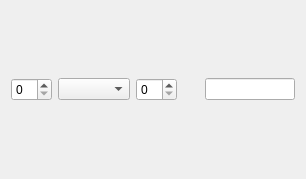
<?xml version="1.0" encoding="UTF-8"?>
<ui version="4.0">
 <class>CalculatorWidget</class>
 <widget class="QWidget" name="CalculatorWidget">
  <property name="geometry">
   <rect>
    <x>0</x>
    <y>0</y>
    <width>306</width>
    <height>179</height>
   </rect>
  </property>
  <property name="windowTitle">
   <string>Calculator</string>
  </property>
  <widget class="QWidget" name="horizontalWidget" native="true">
   <property name="geometry">
    <rect>
     <x>0</x>
     <y>0</y>
     <width>306</width>
     <height>179</height>
    </rect>
   </property>
   <property name="sizePolicy">
    <sizepolicy hsizetype="Preferred" vsizetype="Preferred">
     <horstretch>0</horstretch>
     <verstretch>0</verstretch>
    </sizepolicy>
   </property>
   <property name="maximumSize">
    <size>
     <width>308</width>
     <height>181</height>
    </size>
   </property>
   <layout class="QHBoxLayout" name="horizontalLayout">
    <item>
     <widget class="QSpinBox" name="spinBox"/>
    </item>
    <item>
     <widget class="QComboBox" name="comboBox"/>
    </item>
    <item>
     <widget class="QSpinBox" name="spinBox_2">
      <property name="sizePolicy">
       <sizepolicy hsizetype="Preferred" vsizetype="Preferred">
        <horstretch>0</horstretch>
        <verstretch>0</verstretch>
       </sizepolicy>
      </property>
      <property name="maximumSize">
       <size>
        <width>16777215</width>
        <height>23</height>
       </size>
      </property>
     </widget>
    </item>
    <item>
     <spacer name="horizontalSpacer">
      <property name="orientation">
       <enum>Qt::Horizontal</enum>
      </property>
      <property name="sizeHint" stdset="0">
       <size>
        <width>40</width>
        <height>20</height>
       </size>
      </property>
     </spacer>
    </item>
    <item>
     <widget class="QLineEdit" name="lineEdit">
      <property name="sizePolicy">
       <sizepolicy hsizetype="Preferred" vsizetype="Fixed">
        <horstretch>0</horstretch>
        <verstretch>0</verstretch>
       </sizepolicy>
      </property>
     </widget>
    </item>
   </layout>
  </widget>
 </widget>
 <layoutdefault spacing="6" margin="11"/>
 <resources/>
 <connections/>
</ui>
